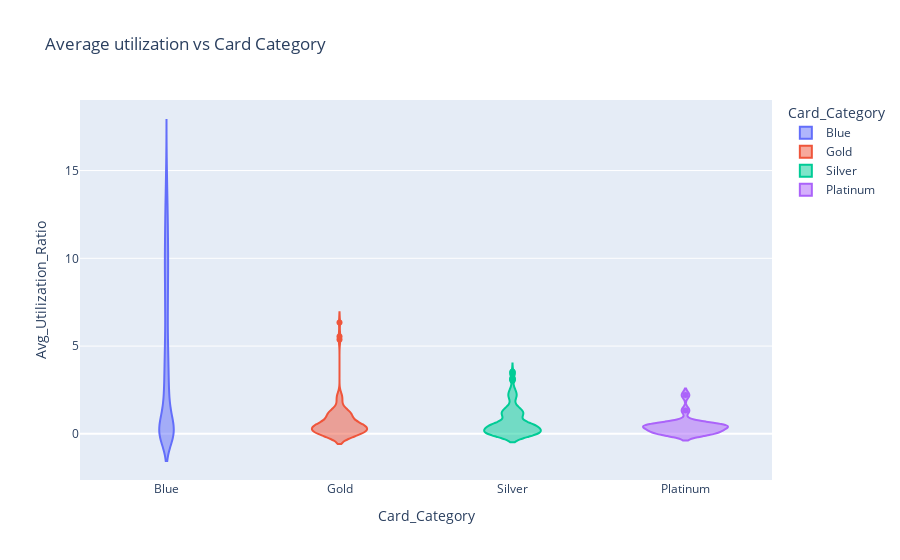

Here is the notebook cell this chart was saved with:
### Code cell
violin=px.violin(df, x = 'Card_Category' , y = 'Avg_Utilization_Ratio', color = 'Card_Category', title = 'Average utilization vs Card Category')
violin.show()
# Unexpectedly those with platinum and gold cards use cards much less than those with blue and silver cards.

### Figure 1 — Plotly figure (JSON) as saved in the notebook; plotly's stock layout.template omitted (floating-point values rounded to 4 significant figures; data arrays with more than 128 entries replaced by an {"elided": "..."} marker saying what was removed)
{"data": [{"alignmentgroup": "True", "box": {"visible": false}, "hovertemplate": "Card_Category=%{x}<br>Avg_Utilization_Ratio=%{y}<extra></extra>", "legendgroup": "Blue", "marker": {"color": "#636efa"}, "name": "Blue", "offsetgroup": "Blue", "orientation": "v", "scalegroup": "True", "showlegend": true, "type": "violin", "x": {"elided": "9436 str values"}, "x0": " ", "xaxis": "x", "y": {"elided": "9436 float values"}, "y0": " ", "yaxis": "y"}, {"alignmentgroup": "True", "box": {"visible": false}, "hovertemplate": "Card_Category=%{x}<br>Avg_Utilization_Ratio=%{y}<extra></extra>", "legendgroup": "Gold", "marker": {"color": "#EF553B"}, "name": "Gold", "offsetgroup": "Gold", "orientation": "v", "scalegroup": "True", "showlegend": true, "type": "violin", "x": ["Gold", "Gold", "Gold", "Gold", "Gold", "Gold", "Gold", "Gold", "Gold", "Gold", "Gold", "Gold", "Gold", "Gold", "Gold", "Gold", "Gold", "Gold", "Gold", "Gold", "Gold", "Gold", "Gold", "Gold", "Gold", "Gold", "Gold", "Gold", "Gold", "Gold", "Gold", "Gold", "Gold", "Gold", "Gold", "Gold", "Gold", "Gold", "Gold", "Gold", "Gold", "Gold", "Gold", "Gold", "Gold", "Gold", "Gold", "Gold", "Gold", "Gold", "Gold", "Gold", "Gold", "Gold", "Gold", "Gold", "Gold", "Gold", "Gold", "Gold", "Gold", "Gold", "Gold", "Gold", "Gold", "Gold", "Gold", "Gold", "Gold", "Gold", "Gold", "Gold", "Gold", "Gold", "Gold", "Gold", "Gold", "Gold", "Gold", "Gold", "Gold", "Gold", "Gold", "Gold", "Gold", "Gold", "Gold", "Gold", "Gold", "Gold", "Gold", "Gold", "Gold", "Gold", "Gold", "Gold", "Gold", "Gold", "Gold", "Gold", "Gold", "Gold", "Gold", "Gold", "Gold", "Gold", "Gold", "Gold", "Gold", "Gold", "Gold", "Gold", "Gold", "Gold", "Gold", "Gold"], "x0": " ", "xaxis": "x", "y": [1.06, 0, 0.06, 0.47, 1.01, 1.15, 0.32, 1.43, 0, 0.52, 0.33, 0.45, 0.57, 0.16, 0.46, 0.07, 1.07, 1.13, 0, 1.24, 0.36, 2.07, 0.52, 0.42, 0, 1.09, 0.56, 0.03, 2.03, 0.19, 0.36, 0.48, 0.41, 0.32, 0, 0.07, 0.1, 0.54, 0, 0.59, 0, 1.11, 5.54, 1.14, 0.24, 0.22, 0.21, 0.11, 0.41, 1.01, 0.23, 0.02, 0.54, 1.29, 0.27, 0.39, 2.05, 0.31, 0.42, 2.14, 0.31, 0.47, 2.09, 0.26, 1.06, 0, 1.13, 0.41, 0, 2.03, 0.41, 0, 0.43, 0, 1.11, 0.03, 0.56, 1.59, 0.36, 0.59, 0.54, 0, 0.49, 0, 0.59, 0.53, 0.24, 0.07, 6.35, 1.13, 0.08, 1.13, 0.48, 0.53, 1.28, 0, 1.01, 0.39, 0, 0.06, 0.45, 1.26, 1.13, 0.55, 1.13, 1.19, 5.37, 1.04, 1.09, 0.35, 0, 0.58, 0.37, 0, 0, 0], "y0": " ", "yaxis": "y"}, {"alignmentgroup": "True", "box": {"visible": false}, "hovertemplate": "Card_Category=%{x}<br>Avg_Utilization_Ratio=%{y}<extra></extra>", "legendgroup": "Silver", "marker": {"color": "#00cc96"}, "name": "Silver", "offsetgroup": "Silver", "orientation": "v", "scalegroup": "True", "showlegend": true, "type": "violin", "x": {"elided": "555 str values"}, "x0": " ", "xaxis": "x", "y": {"elided": "555 float values"}, "y0": " ", "yaxis": "y"}, {"alignmentgroup": "True", "box": {"visible": false}, "hovertemplate": "Card_Category=%{x}<br>Avg_Utilization_Ratio=%{y}<extra></extra>", "legendgroup": "Platinum", "marker": {"color": "#ab63fa"}, "name": "Platinum", "offsetgroup": "Platinum", "orientation": "v", "scalegroup": "True", "showlegend": true, "type": "violin", "x": ["Platinum", "Platinum", "Platinum", "Platinum", "Platinum", "Platinum", "Platinum", "Platinum", "Platinum", "Platinum", "Platinum", "Platinum", "Platinum", "Platinum", "Platinum", "Platinum", "Platinum", "Platinum", "Platinum", "Platinum"], "x0": " ", "xaxis": "x", "y": [0.44, 0.46, 0.12, 0.56, 0.25, 0.43, 0, 0.45, 1.33, 0.15, 0.38, 0, 0, 0.41, 0.58, 0.05, 2.21, 0.06, 0.51, 0.55], "y0": " ", "yaxis": "y"}], "layout": {"legend": {"title": {"text": "Card_Category"}, "tracegroupgap": 0}, "title": {"text": "Average utilization vs Card Category"}, "violinmode": "overlay", "xaxis": {"anchor": "y", "categoryarray": ["Blue", "Gold", "Silver", "Platinum"], "categoryorder": "array", "domain": [0, 1], "title": {"text": "Card_Category"}}, "yaxis": {"anchor": "x", "domain": [0, 1], "title": {"text": "Avg_Utilization_Ratio"}}}}
